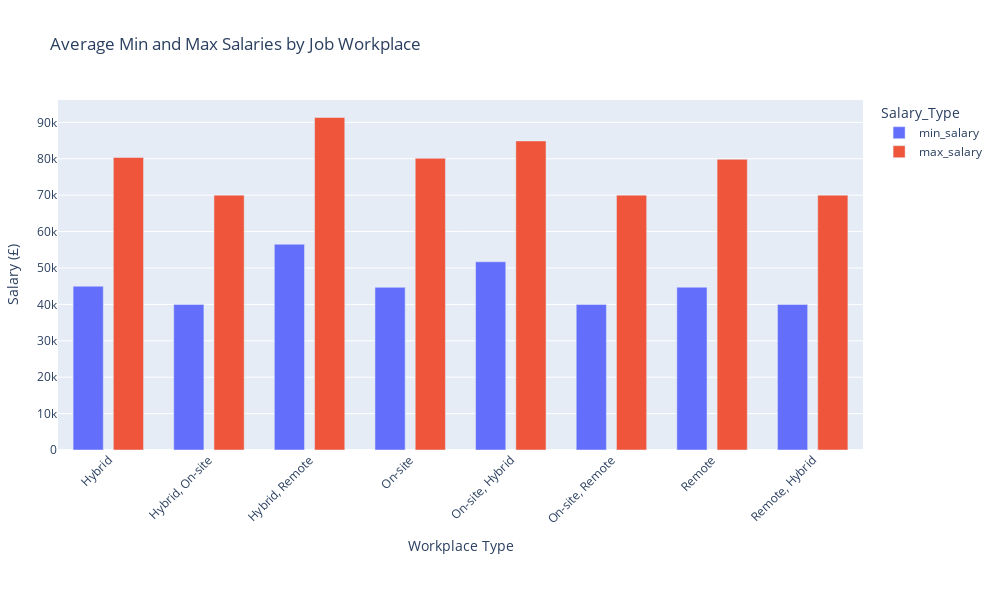

The notebook cell saved with this chart:
### Markdown cell above
# Salary calculation according to job type

### Code cell
df_cleaned = df.groupby('Job_Workplace').agg({'min_salary': 'mean', 'max_salary': 'mean'}).reset_index()

df_melted = pd.melt(df_cleaned, id_vars=['Job_Workplace'], value_vars=['min_salary', 'max_salary'], var_name='Salary_Type', value_name='Salary')

fig = px.bar(df_melted, x='Job_Workplace', y='Salary', color='Salary_Type', title='Average Min and Max Salaries by Job Workplace', labels={'Salary': 'Salary (£)', 'Job_Workplace': 'Workplace Type'}, barmode='group')

fig.update_layout(height=600, width=1000, xaxis_tickangle=-45, margin=dict(l=50, r=50, t=100, b=150))

fig.update_traces(width=0.3)

fig.show()

### Figure 1 — Plotly figure (JSON) as saved in the notebook; plotly's stock layout.template omitted (floating-point values rounded to 4 significant figures)
{"data": [{"alignmentgroup": "True", "hovertemplate": "Salary_Type=min_salary<br>Workplace Type=%{x}<br>Salary (£)=%{y}<extra></extra>", "legendgroup": "min_salary", "marker": {"color": "#636efa", "pattern": {"shape": ""}}, "name": "min_salary", "offsetgroup": "min_salary", "orientation": "v", "showlegend": true, "textposition": "auto", "type": "bar", "width": 0.3, "x": ["Hybrid", "Hybrid, On-site", "Hybrid, Remote", "On-site", "On-site, Hybrid", "On-site, Remote", "Remote", "Remote, Hybrid"], "xaxis": "x", "y": [45000.0, 40000, 56520.0, 44680.0, 51710.0, 40000, 44720.0, 40000], "yaxis": "y"}, {"alignmentgroup": "True", "hovertemplate": "Salary_Type=max_salary<br>Workplace Type=%{x}<br>Salary (£)=%{y}<extra></extra>", "legendgroup": "max_salary", "marker": {"color": "#EF553B", "pattern": {"shape": ""}}, "name": "max_salary", "offsetgroup": "max_salary", "orientation": "v", "showlegend": true, "textposition": "auto", "type": "bar", "width": 0.3, "x": ["Hybrid", "Hybrid, On-site", "Hybrid, Remote", "On-site", "On-site, Hybrid", "On-site, Remote", "Remote", "Remote, Hybrid"], "xaxis": "x", "y": [80340.0, 70000, 91340.0, 80120.0, 84900.0, 70000, 79860.0, 70000], "yaxis": "y"}], "layout": {"barmode": "group", "height": 600, "legend": {"title": {"text": "Salary_Type"}, "tracegroupgap": 0}, "margin": {"b": 150, "l": 50, "r": 50, "t": 100}, "title": {"text": "Average Min and Max Salaries by Job Workplace"}, "width": 1000, "xaxis": {"anchor": "y", "autorange": true, "domain": [0, 1], "range": [-0.5, 7.5], "tickangle": -45, "title": {"text": "Workplace Type"}, "type": "category"}, "yaxis": {"anchor": "x", "autorange": true, "domain": [0, 1], "range": [0, 96140.0], "title": {"text": "Salary (£)"}, "type": "linear"}}}
